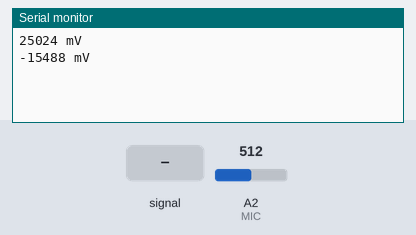
Bench run of a sketch on a simulated Arduino Uno, built with avr-gcc and run on an emulated ATmega328P. On the bench: the last lines printed to the serial monitor. The inputs (shaded band) are chosen by the test bench; at power-on: A2 (MIC) = 512.

Above: at 1.2 s.
1.3 s: A2 (MIC) fed a 200 Hz sine of ±81 counts around its level
At 1.9 s:
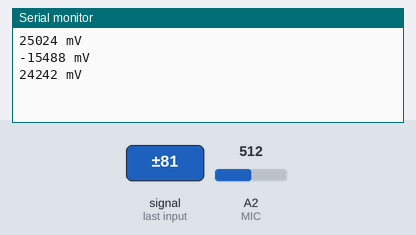
2.8 s: A2 (MIC) set to 716
At 3.8 s:
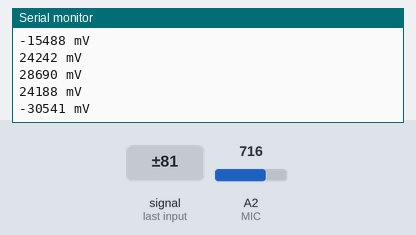
4.3 s: A2 (MIC) fed a 1000 Hz sine of ±255 counts around its level
At 4.9 s:
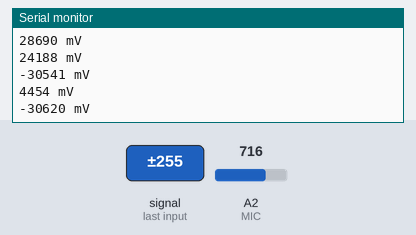
5.8 s: A2 (MIC) set to 900
At 6.8 s:
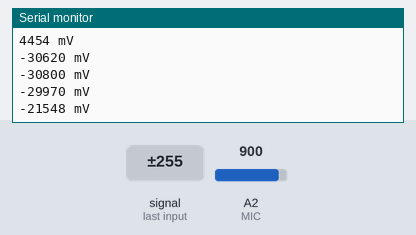
Timing chart, 0 to 8.3 s (numbered marks = the images above; inputs shaded):
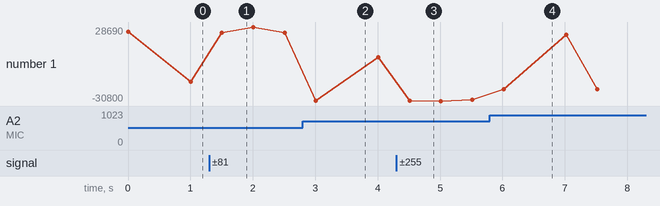

Measured:
- after the input at 1.3 s, the serial monitor: prints a new line after 0.21 s (image 1)
- after the input at 2.8 s, the serial monitor: prints a new line after 0.21 s (image 2)
- after the input at 4.3 s, the serial monitor: prints a new line after 0.21 s (image 3)
- after the input at 5.8 s, the serial monitor: prints a new line after 0.22 s (image 4)
- plotted number 1: -15488 → 24188 after the input at 1.3 s, 24188 → 4454 after the input at 2.8 s, 4454 → -29970 after the input at 4.3 s, -29970 → -21548 after the input at 5.8 s

The sketch:

ex3-2-4.ino
```cpp
//========== ex3-2-4.ino ============
//========== Global Declaration ============
#define MIC  A2		   // MIC connected to analog pin A2
int mic0=0,mic1=0,mic2=0;  // declare integer variables mic0,mic1,mic2
//========== Initialization ============
void setup()
{  Serial.begin(9600);	   // open the serial port at 9600 bps
   pinMode(MIC, INPUT);    // configure analog pin A2 as an input
}
//========== Main Code ============
void loop()
{  for(int i=0;i<10;i++)	   // repeat 10 times
   {  mic2 = analogRead(MIC);	   // read MIC output voltage, range 0 to 1023
      mic1 += mic2;		   // accumulate the voltages
   }
   if (mic0!=mic1)		   // if the value is changed,
   {  mic0=mic1;		   // store the value in mic0
      mic1=map(mic1,0,1023,0,5000);//scale it for the detector use, range 0 to 5000
      Serial.print(mic1);   //display the scaled value in Serial Monitor window
      Serial.println(" mV");//display the “mV” string followed by a CR and an LF
      mic1=0;		   // reset mic1 to zero, for next detection
   }
   delay(500);		   // a delay of 0.5 seconds
}
```
